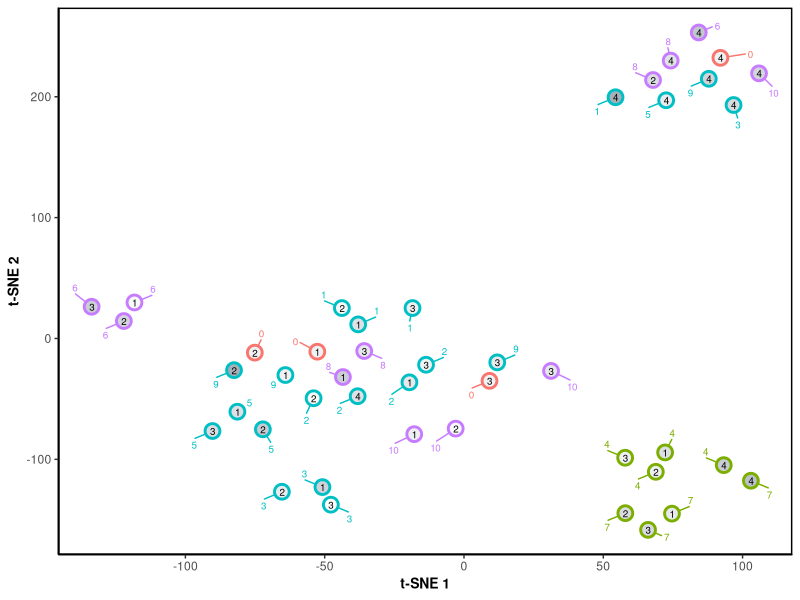
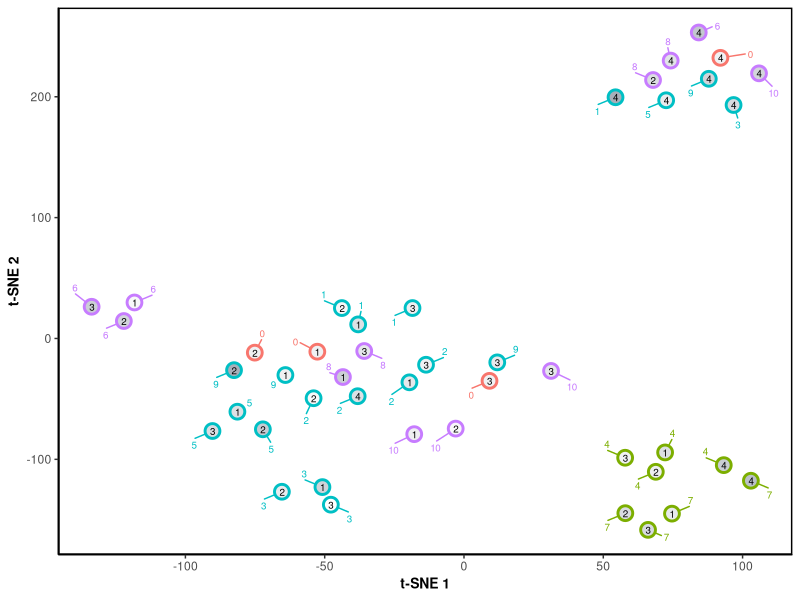

Recreate these plots in R, in order.
#' Reproduce Figure 3A
#' Input: "./data/Cross_Resistance.csv"
#' Output: "./figures/figure_3A.pdf"
#'          

library(Rtsne)
library(ggplot2)
library(ggrepel)

#' Get the personalized theme used throughout the script
get_custom_theme <- function() {
  font_ratio <- 1.25
  return(theme(panel.grid.major = element_blank(), 
               panel.grid.minor = element_blank(),
               panel.background = element_blank(),
               legend.box.background = element_blank(),
               plot.title = element_text(hjust = 0.5),
               legend.title=element_blank(),
               legend.key.width = unit(3, "line"),
               legend.key = element_blank(),
               legend.position = "none",
               strip.background = element_blank(),
               axis.line = element_line(colour = "black"),
               panel.border = element_rect(fill=NA, size=1),
               legend.key.size = unit(0.5, "cm"),
               axis.text = element_text(size=7*font_ratio),
               axis.title = element_text(size=8*font_ratio, face='bold'),
               text = element_text(family="Helvetica", size=7*font_ratio)))
}

# General settings
set.seed(2)

# 1) Read the data
df <- read.table(file.path("./data/Cross_Resistance.csv"), sep = ",", header = TRUE )

# 2) Run t-SNE
tsne <- Rtsne(df[,c(6:ncol(df))], dims = 2, perplexity=10, verbose=TRUE, max_iter = 10000)

# 3) Append condition data to t-SNE projections
df_tsne_data <- data.frame(tsne$Y)
colnames(df_tsne_data) <- c("Dim1", "Dim2")
df_new <- df[,c(1:5)]
df_new <- cbind(df_new, df_tsne_data)

# 4) Plot t-SNE projection
gPlot <- ggplot(df_new, aes(x=Dim1, y=Dim2, fill=Fitness, colour=Biocide_Group, label=Antibiotic))+
  geom_text_repel(aes(label=Biocide),  box.padding=0.7, size=2.5)+
  geom_point(size=4, shape = 21, stroke = 1.5)+
  geom_text(colour="black", size=2.5)+
  scale_fill_gradient(low = "#FFFFFF", high="#A8AFB9")+
  xlab("t-SNE 1")+
  ylab("t-SNE 2")+
  get_custom_theme()
print(gPlot)

# 5) Save
ggsave("./figures/figure_3A.pdf", gPlot, dpi = 600, width=6.2 , height =  3.5)
